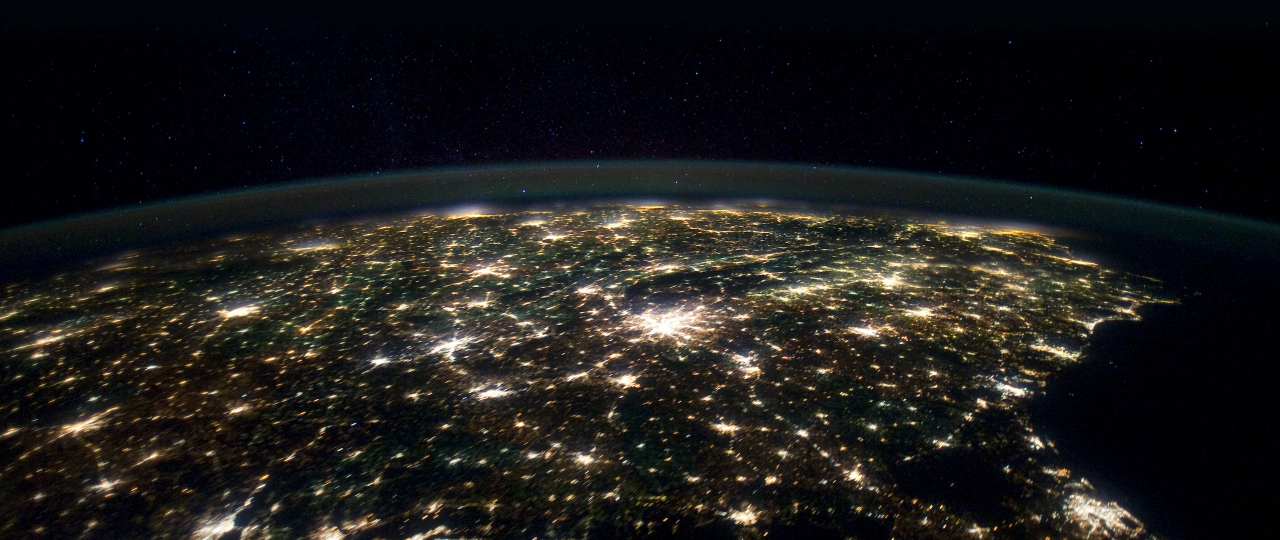
#> input picture assets/earth/hero-wide-2560.webp, 2560 x 1080 px (shown at 1/2 size)
$ python make_og_image.py
#> lines starting #> are read from the running program, lines starting #| are printed output that depends on the picture
"""The site's own link preview image, assets/og-image.jpg (1200 by 630): the hero's NASA night photograph (ISS030E055569, see
assets/earth/SOURCES.md) along the bottom, as on every launch's share card (launch_pages.share_image), with the mark, the name and the line
under it. Run it again if the hero photo, the mark or the line changes:  python3 scripts/make_og_image.py  (Pillow)."""
import pathlib
import random

from PIL import Image, ImageDraw, ImageFont

ROOT = pathlib.Path(__file__).resolve().parent.parent
W, H = 1200, 630


def font(n, size):
    return ImageFont.truetype(str(ROOT / "assets" / "fonts" / n), size)


def main():
    im = Image.new("RGB", (W, H), (3, 5, 11))
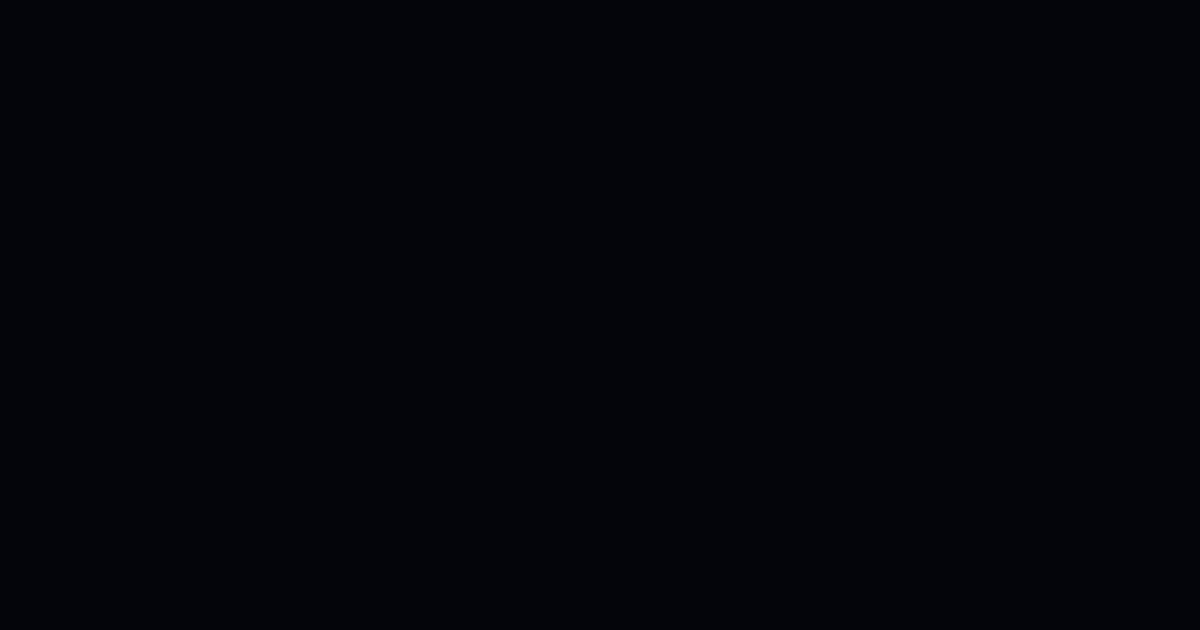
#> im: PIL image 1200x630 RGB; mean R, G, B 3, 5, 11
    d = ImageDraw.Draw(im)
    for y in range(H):
        k = y / H
        d.line([(0, y), (W, y)], fill=(round(3 + 3 * k), round(5 + 5 * k), round(11 + 13 * k)))
    rnd = random.Random(7)
    for _ in range(110):
        x, y, a = rnd.randrange(W), rnd.randrange(int(H * .6)), rnd.randrange(70, 220)
        d.point((x, y), fill=(a, a, min(255, a + 25)))
    pim = Image.open(ROOT / "assets/earth/hero-wide-2560.webp").convert("RGB")
#> pim is the input picture: PIL image 2560x1080 RGB; mean R, G, B 29, 27.7, 26.2
    pim = pim.resize((W, round(pim.height * W / pim.width)), Image.LANCZOS)
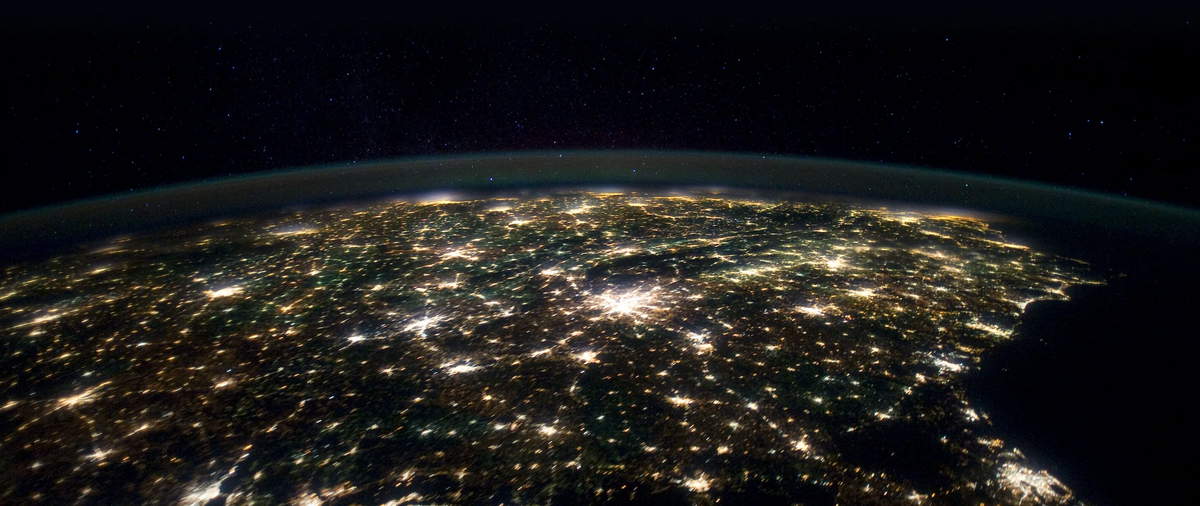
#> pim: PIL image 1200x506 RGB; mean R, G, B 29, 27.7, 26.2
    mask = Image.linear_gradient("L").resize((W, pim.height)).point(lambda v: min(255, v * 4))
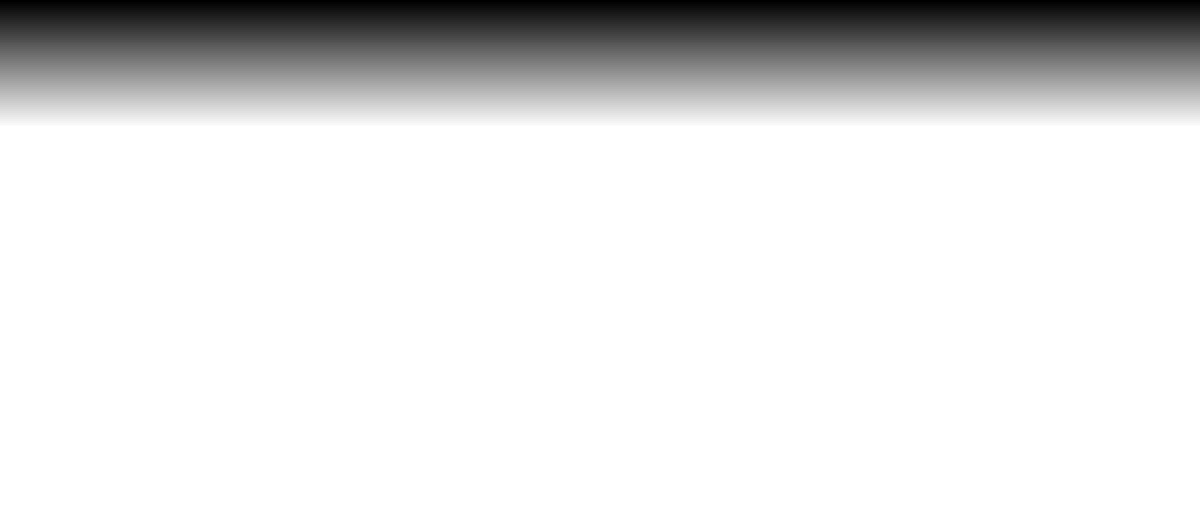
#> mask: PIL image 1200x506 L; min 0, max 255, mean 222.7
    im.paste(pim, (0, round(H * .66 - pim.height * .3)), mask)
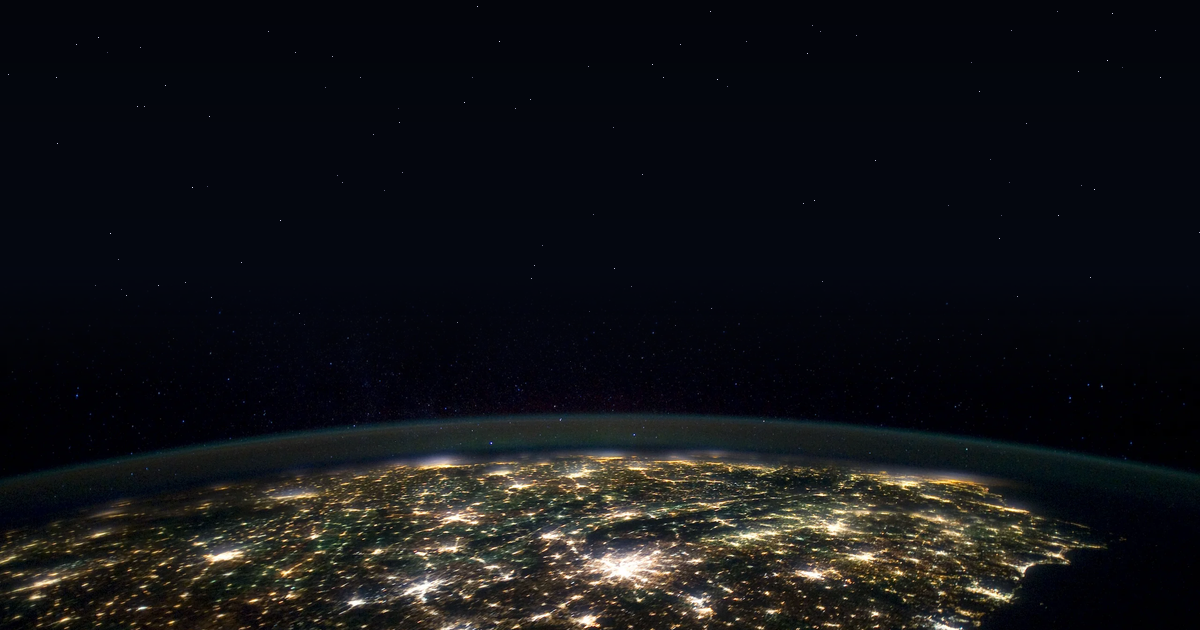
#> im: PIL image 1200x630 RGB; mean R, G, B 18.4, 19.2, 22.3
    d = ImageDraw.Draw(im)
#> (the run stopped early here; a loop or call above may not have finished)

$ run again, with assets/earth/earth-1120.webp copied over assets/earth/hero-wide-2560.webp
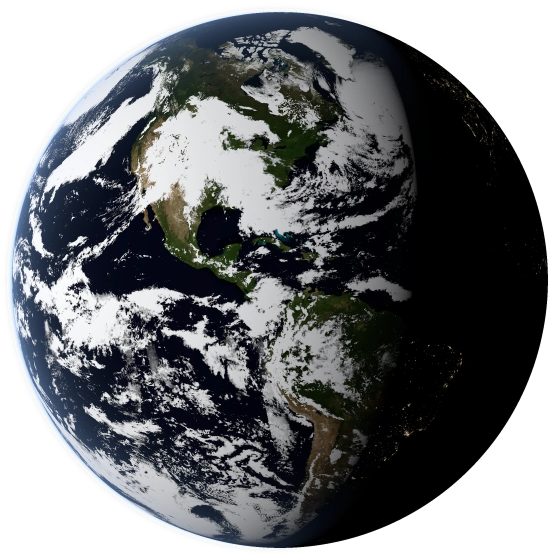
#> input picture assets/earth/earth-1120.webp, 1120 x 1120 px (shown at 1/2 size)
#> in main, `pim = pim.resize((W, round(pim.height * W / pim.width)), Image.LANCZOS)`:
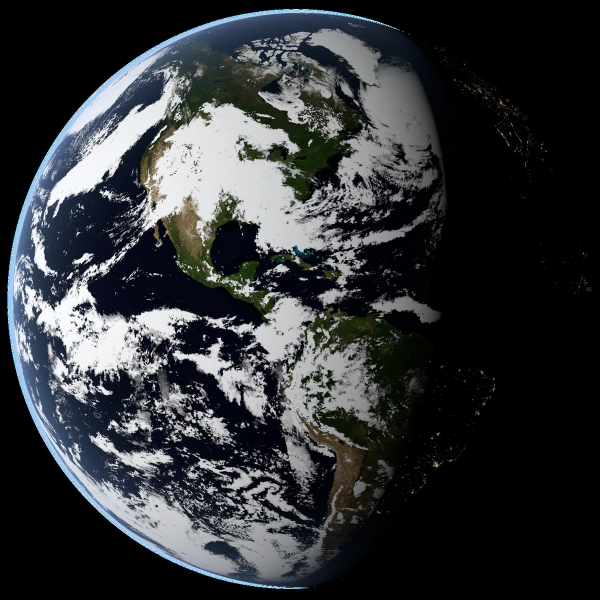
#> pim: PIL image 1200x1200 RGB (shown at 1/2 size); mean R, G, B 50.4, 53, 55.7
#> in main, `im.paste(pim, (0, round(H * .66 - pim.height * .3)), mask)`:
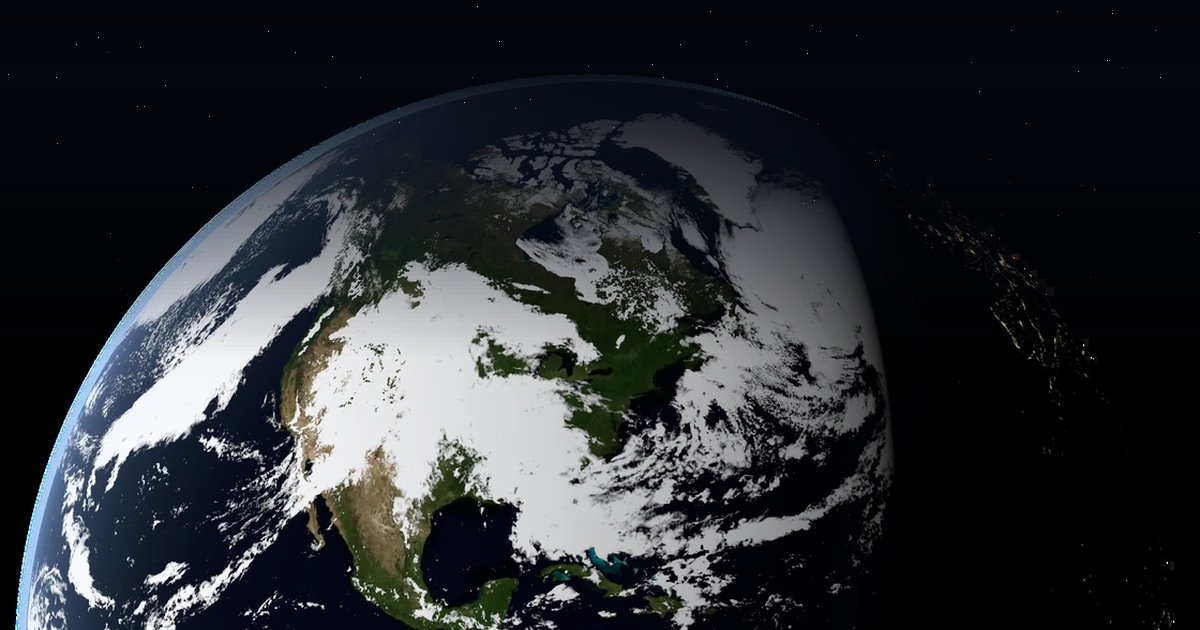
#> im: PIL image 1200x630 RGB; mean R, G, B 43.3, 46, 49.9
